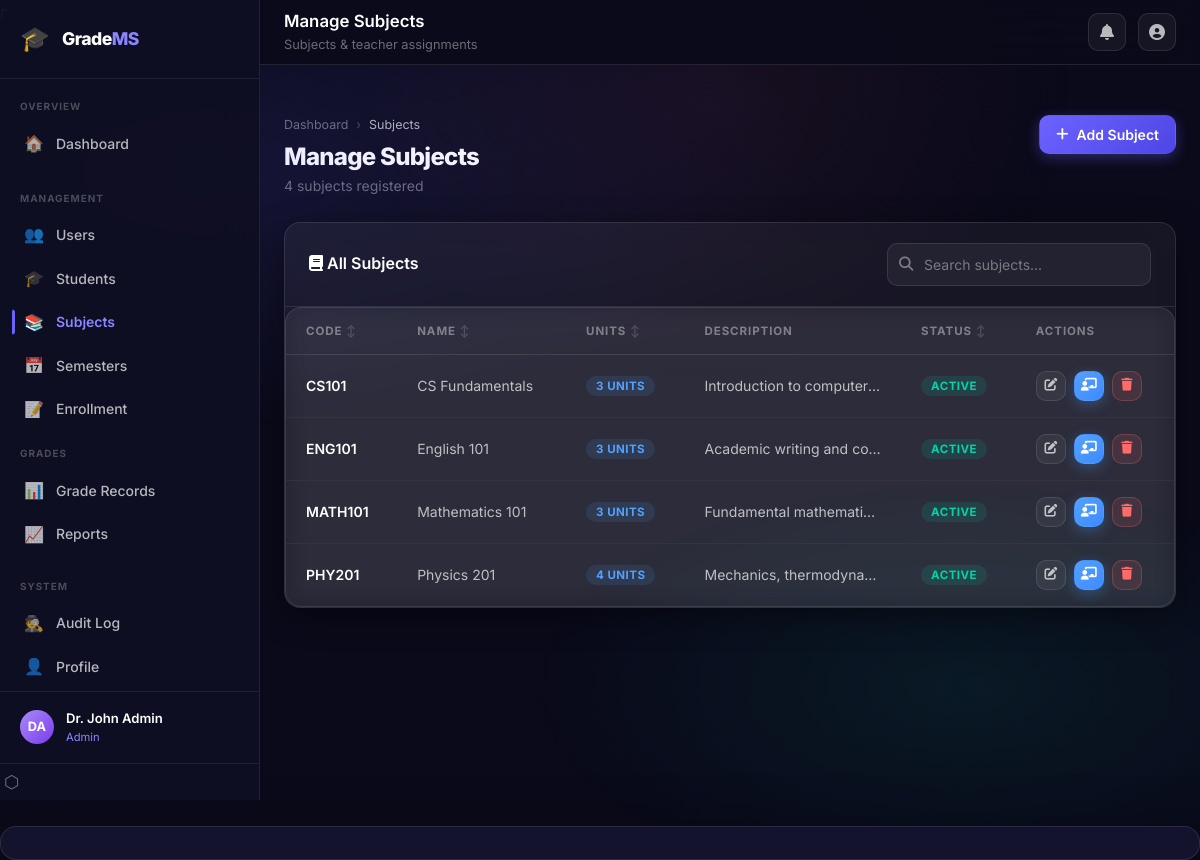
/admin/manage_subjects.php (signed in), run on the app's committed database.
### tables this page shows
CREATE TABLE IF NOT EXISTS subjects (
  id          INT UNSIGNED AUTO_INCREMENT PRIMARY KEY,
  code        VARCHAR(20)   NOT NULL UNIQUE,
  name        VARCHAR(150)  NOT NULL,
  units       TINYINT       NOT NULL DEFAULT 3,
  description TEXT          DEFAULT NULL,
  teacher_id  INT UNSIGNED  DEFAULT NULL,
  is_active   TINYINT(1)    NOT NULL DEFAULT 1,
  created_at  DATETIME      NOT NULL DEFAULT CURRENT_TIMESTAMP,
  FOREIGN KEY (teacher_id) REFERENCES teachers(id) ON DELETE SET NULL,
  INDEX idx_teacher (teacher_id)
);

### config/DB.php (called while the page is built, shortened)
<?php
class DB {
    private static ?PDO $instance = null;
    public static function getInstance(): PDO {
        if (self::$instance === null) {
            $host    = $_ENV['DB_HOST']     ?? 'localhost';
            $dbname  = $_ENV['DB_NAME']     ?? 'grade_management';
            $user    = $_ENV['DB_USER']     ?? 'root';
            $pass    = $_ENV['DB_PASSWORD'] ?? '';
            $charset = 'utf8mb4';
            $dsn = "mysql:host={$host};dbname={$dbname};charset={$charset}";
            $options = [
                PDO::ATTR_ERRMODE            => PDO::ERRMODE_EXCEPTION,
                PDO::ATTR_DEFAULT_FETCH_MODE => PDO::FETCH_ASSOC,
                PDO::ATTR_EMULATE_PREPARES   => false,
            ];
            try {
                self::$instance = new PDO($dsn, $user, $pass, $options);
            } catch (PDOException $e) {
                error_log('Database connection failed: ' . $e->getMessage());
                http_response_code(500);
                die(json_encode(['error' => 'Database connection failed.']));
            }
        }
        return self::$instance;
    }
}

### models/Subject.php (called while the page is built, shortened)
<?php
require_once __DIR__ . '/../config/DB.php';
class Subject {
    private PDO $db;
    public function __construct() {
        $this->db = DB::getInstance();
    }
    public function getAll(array $filters = []): array {
        $sql    = "SELECT sub.*,
                          COUNT(DISTINCT ts.teacher_id) AS teacher_count,
                          COUNT(DISTINCT e.student_id)  AS enrolled_count
                   FROM   subjects sub
                   LEFT JOIN teacher_subjects ts ON ts.subject_id = sub.id
                   LEFT JOIN enrollments e        ON e.subject_id = sub.id
                   WHERE  1=1";
        $params = [];
        $sql .= " GROUP BY sub.id ORDER BY sub.name";
        $stmt = $this->db->prepare($sql);
        $stmt->execute($params);
        return $stmt->fetchAll(PDO::FETCH_ASSOC);
    }
}

### admin/manage_subjects.php (the view, shortened to what this page needs)
<?php
require_once '../models/Subject.php';
$subjectModel = new Subject();
$subjects  = $subjectModel->getAll();
include '../shared/header.php';
?>
<div class="main-content">
  <div class="topbar">
    <div class="topbar-left">
      <div>
        <div class="topbar-title">Manage Subjects</div>
        <div class="topbar-subtitle">
          Subjects & teacher assignments
        </div>
      </div>
    </div>
    <div class="topbar-right">
      <button class="topbar-btn" data-tooltip="Notifications">
        <i class="fas fa-bell"></i>
      </button>
      <div class="dropdown">
        <button class="topbar-btn" id="user-menu-btn">
          <i class="fas fa-user-circle"></i>
        </button>
      </div>
    </div>
  </div>
  <div class="page-content">
    <div class="page-header">
      <div class="page-header-left">
        <div class="breadcrumb">
          <div class="breadcrumb-item">
            <a href="dashboard.php">Dashboard</a>
          </div>
          <span class="breadcrumb-separator">›</span>
          <div class="breadcrumb-item active">Subjects</div>
        </div>
        <h1>Manage Subjects</h1>
        <p>
          <?= count($subjects) ?> subjects registered
        </p>
      </div>
      <div class="page-header-right">
        <button class="btn btn-primary"
                onclick="Modal.open('create-subject-modal')">
          <i class="fas fa-plus"></i> Add Subject
        </button>
      </div>
    </div>
    <div class="glass-card">
      <div class="glass-card-header">
        <h3><i class="fas fa-book"></i> All Subjects</h3>
        <div class="d-flex gap-3">
          <div class="search-input-wrap">
            <i class="fas fa-search search-icon"></i>
            <input type="text"
                   class="form-control"
                   placeholder="Search subjects..."
                   data-table-search="subjects-table">
          </div>
        </div>
      </div>
      <div class="table-wrapper">
        <table class="data-table" id="subjects-table">
          <thead>
            <tr>
              <th class="sortable">Code</th>
              <th class="sortable">Name</th>
              <th class="sortable">Units</th>
              <th>Description</th>
              <th class="sortable">Status</th>
              <th>Actions</th>
            </tr>
          </thead>
          <tbody>
            <?php if (empty($subjects)): ?>
              <tr>
                <td colspan="6">
                  <div class="empty-state">
                    <div class="empty-state-icon">📚</div>
                    <h3>No Subjects Found</h3>
                    <p>Start by adding your first subject.</p>
                  </div>
                </td>
              </tr>
            <?php else: ?>
              <?php foreach ($subjects as $subject): ?>
                <tr>
                  <td>
                    <strong><?= htmlspecialchars($subject['code']) ?></strong>
                  </td>
                  <td><?= htmlspecialchars($subject['name']) ?></td>
                  <td>
                    <span class="badge badge-info">
                      <?= $subject['units'] ?> units
                    </span>
                  </td>
                  <td class="text-truncate" style="max-width:200px">
                    <?= htmlspecialchars($subject['description'] ?? '—') ?>
                  </td>
                  <td>
                    <?php if ($subject['is_active']): ?>
                      <span class="badge badge-success">Active</span>
                    <?php else: ?>
                      <span class="badge badge-muted">Inactive</span>
                    <?php endif; ?>
                  </td>
                  <td>
                    <div class="d-flex gap-2">
                      <button class="btn btn-secondary btn-sm btn-icon"
                              data-tooltip="Edit"
                              onclick="openEditSubject(<?= htmlspecialchars(json_encode($subject)) ?>)">
                        <i class="fas fa-edit"></i>
                      </button>
                      <button class="btn btn-info btn-sm btn-icon"
                              data-tooltip="Assign Teacher"
                              onclick="openAssignTeacher(<?= $subject['id'] ?>, '<?= htmlspecialchars($subject['name']) ?>')">
                        <i class="fas fa-chalkboard-teacher"></i>
                      </button>
                      <button class="btn btn-ghost-danger btn-sm btn-icon"
                              data-tooltip="Delete"
                              onclick="confirmDeleteSubject(<?= $subject['id'] ?>, '<?= htmlspecialchars($subject['name']) ?>')">
                        <i class="fas fa-trash"></i>
                      </button>
                    </div>
                  </td>
                </tr>
              <?php endforeach; ?>
            <?php endif; ?>
          </tbody>
        </table>
      </div>
    </div>
  </div>
</div>
<?php include '../shared/footer.php'; ?>

### data on the page
subjects: code "CS101", name "CS Fundamentals", units "3", description "Introduction to computer…", is_active "ACTIVE"
subjects: code "ENG101", name "English 101", units "3", description "Academic writing and co…", is_active "ACTIVE"
subjects: code "MATH101", name "Mathematics 101", units "3", description "Fundamental mathemati…", is_active "ACTIVE"
subjects: code "PHY201", name "Physics 201", units "4", description "Mechanics, thermodyna…", is_active "ACTIVE"

### other printed values
$section['label'] "OVERVIEW"
$item['icon'] "🏠"
$item['text'] "Dashboard"
$section['label'] "MANAGEMENT"
$item['icon'] "👥"
$item['text'] "Users"
$item['icon'] "🎓"
$item['text'] "Students"
$item['icon'] "📚"
$item['text'] "Subjects"
$item['icon'] "📅"
$item['text'] "Semesters"
$item['icon'] "📝"
$item['text'] "Enrollment"
$section['label'] "GRADES"
